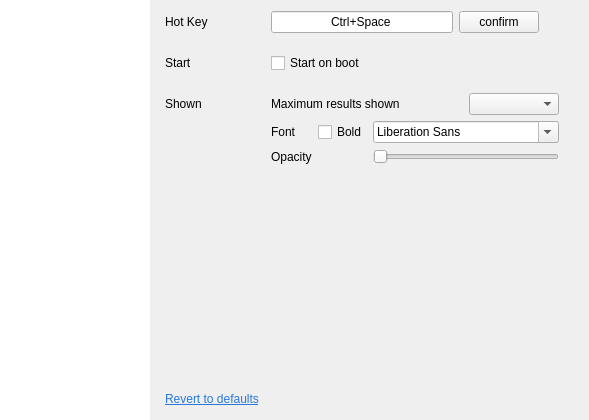
<?xml version="1.0" encoding="UTF-8"?>
<ui version="4.0">
 <class>SettingWidget</class>
 <widget class="QWidget" name="SettingWidget">
  <property name="geometry">
   <rect>
    <x>0</x>
    <y>0</y>
    <width>589</width>
    <height>420</height>
   </rect>
  </property>
  <property name="minimumSize">
   <size>
    <width>0</width>
    <height>420</height>
   </size>
  </property>
  <property name="windowTitle">
   <string>SettingWidget</string>
  </property>
  <layout class="QHBoxLayout" name="horizontalLayout">
   <property name="spacing">
    <number>0</number>
   </property>
   <property name="leftMargin">
    <number>0</number>
   </property>
   <property name="topMargin">
    <number>0</number>
   </property>
   <property name="rightMargin">
    <number>0</number>
   </property>
   <property name="bottomMargin">
    <number>0</number>
   </property>
   <item>
    <widget class="QListWidget" name="listWidget">
     <property name="minimumSize">
      <size>
       <width>150</width>
       <height>0</height>
      </size>
     </property>
     <property name="maximumSize">
      <size>
       <width>150</width>
       <height>16777215</height>
      </size>
     </property>
     <property name="frameShape">
      <enum>QFrame::NoFrame</enum>
     </property>
     <property name="horizontalScrollBarPolicy">
      <enum>Qt::ScrollBarAlwaysOff</enum>
     </property>
     <property name="currentRow">
      <number>-1</number>
     </property>
    </widget>
   </item>
   <item>
    <widget class="QScrollArea" name="scrollArea">
     <property name="frameShape">
      <enum>QFrame::NoFrame</enum>
     </property>
     <property name="widgetResizable">
      <bool>true</bool>
     </property>
     <widget class="QWidget" name="scrollAreaWidgetContents">
      <property name="geometry">
       <rect>
        <x>0</x>
        <y>0</y>
        <width>439</width>
        <height>420</height>
       </rect>
      </property>
      <layout class="QVBoxLayout" name="verticalLayout">
       <property name="spacing">
        <number>20</number>
       </property>
       <property name="leftMargin">
        <number>15</number>
       </property>
       <property name="rightMargin">
        <number>30</number>
       </property>
       <item>
        <layout class="QGridLayout" name="gridLayout_3">
         <property name="rightMargin">
          <number>20</number>
         </property>
         <item row="0" column="0">
          <widget class="QLabel" name="label">
           <property name="minimumSize">
            <size>
             <width>100</width>
             <height>0</height>
            </size>
           </property>
           <property name="maximumSize">
            <size>
             <width>100</width>
             <height>16777215</height>
            </size>
           </property>
           <property name="text">
            <string>Hot Key</string>
           </property>
          </widget>
         </item>
         <item row="0" column="1">
          <widget class="QLineEdit" name="leHotkey">
           <property name="text">
            <string>Ctrl+Space</string>
           </property>
           <property name="alignment">
            <set>Qt::AlignCenter</set>
           </property>
           <property name="readOnly">
            <bool>false</bool>
           </property>
           <property name="placeholderText">
            <string>Press the new shortcut key</string>
           </property>
          </widget>
         </item>
         <item row="0" column="2">
          <widget class="QPushButton" name="pbHotkeyConfirm">
           <property name="text">
            <string>confirm</string>
           </property>
          </widget>
         </item>
        </layout>
       </item>
       <item>
        <layout class="QGridLayout" name="gridLayout_2">
         <property name="rightMargin">
          <number>20</number>
         </property>
         <item row="0" column="1">
          <widget class="QCheckBox" name="cbAutoStart">
           <property name="text">
            <string>Start on boot</string>
           </property>
          </widget>
         </item>
         <item row="0" column="0">
          <widget class="QLabel" name="label_2">
           <property name="minimumSize">
            <size>
             <width>100</width>
             <height>0</height>
            </size>
           </property>
           <property name="maximumSize">
            <size>
             <width>100</width>
             <height>16777215</height>
            </size>
           </property>
           <property name="text">
            <string>Start</string>
           </property>
          </widget>
         </item>
        </layout>
       </item>
       <item>
        <layout class="QGridLayout" name="gridLayout" rowstretch="0,0,0,0">
         <item row="0" column="0">
          <widget class="QLabel" name="label_4">
           <property name="minimumSize">
            <size>
             <width>100</width>
             <height>0</height>
            </size>
           </property>
           <property name="maximumSize">
            <size>
             <width>100</width>
             <height>16777215</height>
            </size>
           </property>
           <property name="text">
            <string>Shown</string>
           </property>
          </widget>
         </item>
         <item row="0" column="1" colspan="3">
          <widget class="QLabel" name="label_3">
           <property name="text">
            <string>Maximum results shown</string>
           </property>
          </widget>
         </item>
         <item row="0" column="4">
          <widget class="QComboBox" name="cbMaxResult"/>
         </item>
         <item row="1" column="1">
          <widget class="QLabel" name="label_6">
           <property name="text">
            <string>Font</string>
           </property>
          </widget>
         </item>
         <item row="1" column="3" colspan="2">
          <widget class="QFontComboBox" name="fcbFont">
           <property name="sizePolicy">
            <sizepolicy hsizetype="Expanding" vsizetype="Fixed">
             <horstretch>0</horstretch>
             <verstretch>0</verstretch>
            </sizepolicy>
           </property>
           <property name="minimumSize">
            <size>
             <width>100</width>
             <height>0</height>
            </size>
           </property>
           <property name="maximumSize">
            <size>
             <width>16777215</width>
             <height>16777215</height>
            </size>
           </property>
          </widget>
         </item>
         <item row="3" column="1">
          <widget class="QLabel" name="label_5">
           <property name="text">
            <string>Opacity</string>
           </property>
          </widget>
         </item>
         <item row="3" column="3" colspan="2">
          <widget class="QSlider" name="hsOpacity">
           <property name="minimum">
            <number>0</number>
           </property>
           <property name="maximum">
            <number>10</number>
           </property>
           <property name="pageStep">
            <number>1</number>
           </property>
           <property name="sliderPosition">
            <number>0</number>
           </property>
           <property name="orientation">
            <enum>Qt::Horizontal</enum>
           </property>
          </widget>
         </item>
         <item row="1" column="2">
          <widget class="QCheckBox" name="cbBold">
           <property name="text">
            <string>Bold</string>
           </property>
          </widget>
         </item>
        </layout>
       </item>
       <item>
        <spacer name="verticalSpacer">
         <property name="orientation">
          <enum>Qt::Vertical</enum>
         </property>
         <property name="sizeHint" stdset="0">
          <size>
           <width>20</width>
           <height>139</height>
          </size>
         </property>
        </spacer>
       </item>
       <item>
        <widget class="QWidget" name="widget" native="true">
         <layout class="QHBoxLayout" name="horizontalLayout_2">
          <property name="spacing">
           <number>0</number>
          </property>
          <property name="leftMargin">
           <number>0</number>
          </property>
          <property name="topMargin">
           <number>0</number>
          </property>
          <property name="rightMargin">
           <number>0</number>
          </property>
          <property name="bottomMargin">
           <number>0</number>
          </property>
          <item>
           <widget class="QLabel" name="labelDefault">
            <property name="styleSheet">
             <string notr="true"/>
            </property>
            <property name="text">
             <string>&lt;html&gt;&lt;head/&gt;&lt;body&gt;&lt;p&gt;&lt;a href=&quot;http://3inns.cn/&quot;&gt;&lt;span style=&quot; text-decoration: underline; color:rgb(42,120,218);&quot;&gt;Revert to defaults&lt;/span&gt;&lt;/a&gt;&lt;/p&gt;&lt;/body&gt;&lt;/html&gt;</string>
            </property>
            <property name="openExternalLinks">
             <bool>false</bool>
            </property>
            <property name="textInteractionFlags">
             <set>Qt::LinksAccessibleByMouse</set>
            </property>
           </widget>
          </item>
          <item>
           <spacer name="horizontalSpacer">
            <property name="orientation">
             <enum>Qt::Horizontal</enum>
            </property>
            <property name="sizeHint" stdset="0">
             <size>
              <width>40</width>
              <height>20</height>
             </size>
            </property>
           </spacer>
          </item>
         </layout>
        </widget>
       </item>
      </layout>
     </widget>
    </widget>
   </item>
  </layout>
 </widget>
 <layoutdefault spacing="6" margin="11"/>
 <resources/>
 <connections/>
</ui>
